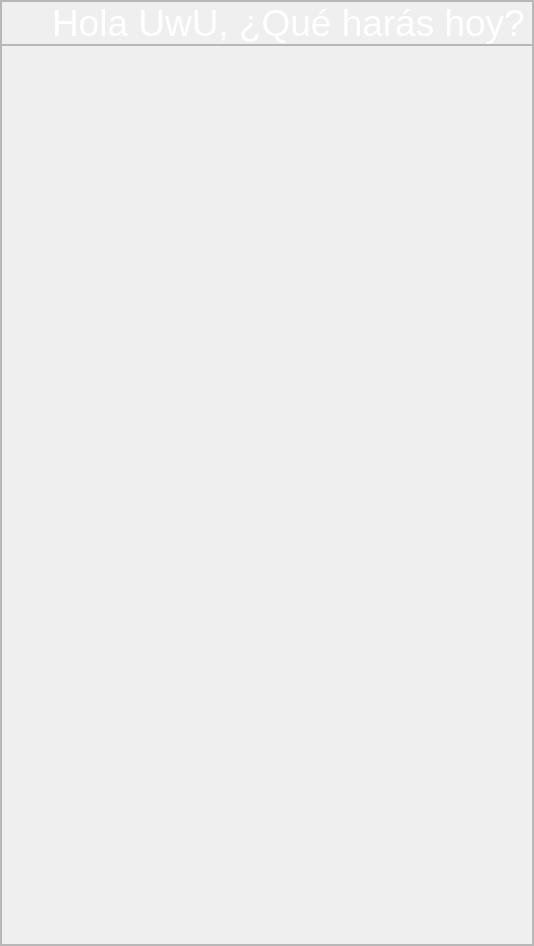
              <widget class="QFrame" name="frame_first">
               <property name="minimumSize">
                <size>
                 <width>0</width>
                 <height>0</height>
                </size>
               </property>
               <property name="maximumSize">
                <size>
                 <width>0</width>
                 <height>0</height>
                </size>
               </property>
               <property name="frameShape">
                <enum>QFrame::StyledPanel</enum>
               </property>
               <property name="frameShadow">
                <enum>QFrame::Raised</enum>
               </property>
               <layout class="QVBoxLayout" name="verticalLayout_9">
                <property name="spacing">
                 <number>0</number>
                </property>
                <property name="leftMargin">
                 <number>0</number>
                </property>
                <property name="topMargin">
                 <number>0</number>
                </property>
                <property name="rightMargin">
                 <number>0</number>
                </property>
                <property name="bottomMargin">
                 <number>0</number>
                </property>
                <item>
                 <widget class="QFrame" name="frame_imagen_pype">
                  <property name="maximumSize">
                   <size>
                    <width>16777215</width>
                    <height>100</height>
                   </size>
                  </property>
                  <property name="frameShape">
                   <enum>QFrame::StyledPanel</enum>
                  </property>
                  <property name="frameShadow">
                   <enum>QFrame::Raised</enum>
                  </property>
                  <layout class="QHBoxLayout" name="horizontalLayout_17">
                   <property name="spacing">
                    <number>0</number>
                   </property>
                   <property name="leftMargin">
                    <number>50</number>
                   </property>
                   <property name="topMargin">
                    <number>0</number>
                   </property>
                   <property name="rightMargin">
                    <number>0</number>
                   </property>
                   <property name="bottomMargin">
                    <number>0</number>
                   </property>
                   <item>
                    <widget class="QLabel" name="label_wel">
                     <property name="maximumSize">
                      <size>
                       <width>16777215</width>
                       <height>100</height>
                      </size>
                     </property>
                     <property name="font">
                      <font>
                       <pointsize>28</pointsize>
                       <weight>50</weight>
                       <bold>false</bold>
                      </font>
                     </property>
                     <property name="styleSheet">
                      <string notr="true">color:white;</string>
                     </property>
                     <property name="text">
                      <string>Hola UwU, ¿Qué harás hoy?</string>
                     </property>
                     <property name="alignment">
                      <set>Qt::AlignLeading|Qt::AlignLeft|Qt::AlignVCenter</set>
                     </property>
                    </widget>
                   </item>
                   <item>
                    <widget class="QLabel" name="label_4">
                     <property name="text">
                      <string/>
                     </property>
                     <property name="pixmap">
                      <pixmap>../../.designer/backup/EnsambleTotalCAD.png</pixmap>
                     </property>
                     <property name="scaledContents">
                      <bool>true</bool>
                     </property>
                     <property name="alignment">
                      <set>Qt::AlignCenter</set>
                     </property>
                    </widget>
                   </item>
                  </layout>
                 </widget>
                </item>
                <item>
                 <widget class="QFrame" name="frame_logo">
                  <property name="minimumSize">
                   <size>
                    <width>0</width>
                    <height>900</height>
                   </size>
                  </property>
                  <property name="maximumSize">
                   <size>
                    <width>16777215</width>
                    <height>16777215</height>
                   </size>
                  </property>
                  <property name="frameShape">
                   <enum>QFrame::StyledPanel</enum>
                  </property>
                  <property name="frameShadow">
                   <enum>QFrame::Raised</enum>
                  </property>
                  <layout class="QHBoxLayout" name="horizontalLayout_16">
                   <property name="spacing">
                    <number>0</number>
                   </property>
                   <property name="leftMargin">
                    <number>0</number>
                   </property>
                   <property name="topMargin">
                    <number>40</number>
                   </property>
                   <property name="rightMargin">
                    <number>0</number>
                   </property>
                   <property name="bottomMargin">
                    <number>0</number>
                   </property>
                  </layout>
                 </widget>
                </item>
               </layout>
              </widget>
